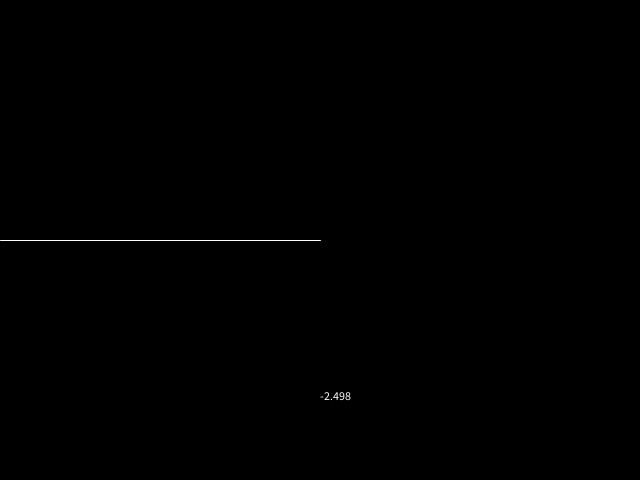
Frame 1 (no input)
Frame 60 (the mouse pressed at the canvas centre just before this capture): identical to frame 1, image omitted
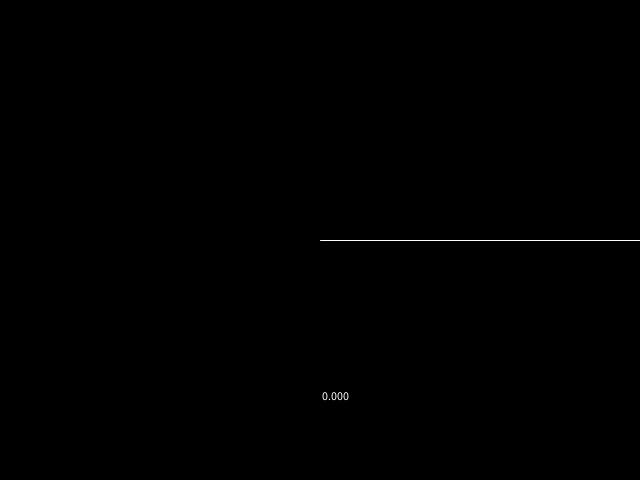
Frame 120 (the mouse held since frame 60 and released just before this capture)

The Processing sketch that drew these frames (run headless with seeded random() and noise(); from frame 60 on, the mouse is pressed at the canvas centre):

// Processing sketch: spawnDirection
// ── spawnDirection.pde
PVector centre;

void setup()
{
  size(640, 480);
  background(0, 0, 0);
  fill(255, 255, 255);
  stroke(255, 255, 255);
  
  centre = new PVector(320, 240);
}

void draw()
{
  background(0, 0, 0);
  
  PVector mouse = new PVector(mouseX, mouseY);
  
  float angle = angle(centre, mouse);
  
  text(angle, 320, 400);
  
  if (range(angle, 0.0f))
  {
    line(320, 240, 640, 240);
  }
  else if(range(angle, HALF_PI))
  {
    line(320, 240, 320, 480);
  }
  else if(range(angle, PI) || range(angle, -PI))
  {
    line(320, 240, 0, 240);
  }
  else if(range(angle, -HALF_PI))
  {
    line(320, 240, 320, 0);
  }
}

float angle(PVector start, PVector end)
{
  return atan2(end.y - start.y, end.x - start.x);
}

boolean range(float angle, float middle)
{
  return ((angle >= (middle - (PI / 4))) && (angle <= (middle + (PI / 4))));
}
